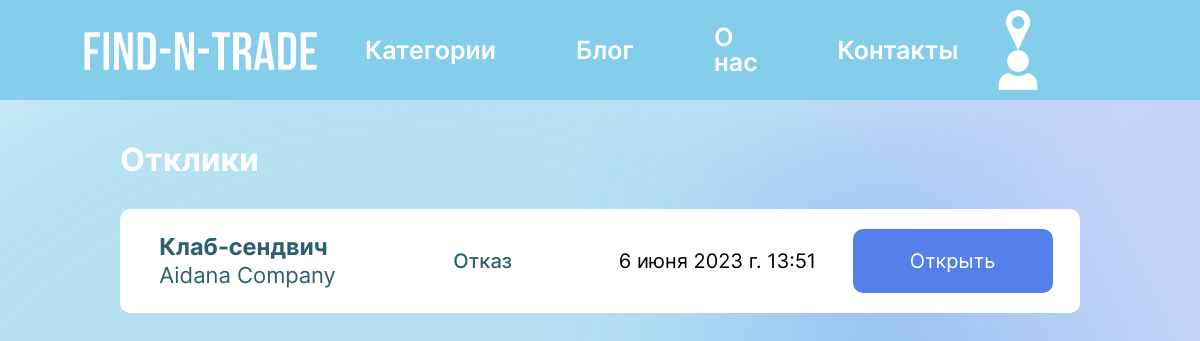
Before: /responds/ (signed in) with the older database file.
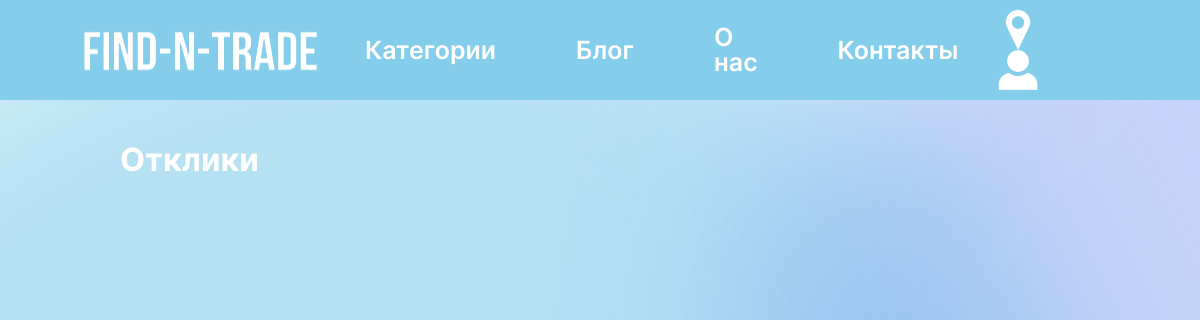
After: the same page with the newer database file.
### main/models.py (models this page shows, shortened)
class Ad(models.Model):
    user= models.ForeignKey(CustomUser, blank=False, null=False, on_delete=models.CASCADE, related_name='creator')
    title= models.CharField(max_length=50, verbose_name="Title")
    company_name= models.CharField(max_length=50, blank=True, null=True, verbose_name="Company_name")
    description= models.TextField(verbose_name="Description")
    image_link = models.ImageField(upload_to=user_image_directory_path, blank=True, null=True,
                                   verbose_name="Ad image")
    cost= models.FloatField(verbose_name="Cost")
    responders= models.ManyToManyField(Respond, blank=True, null=True)
    create_date = models.DateField(auto_now_add=True, verbose_name="Creation date")
    edit_date = models.DateField(auto_now=True, verbose_name="Edit date")
    is_active = models.BooleanField(default=True, verbose_name="Active")
    category=models.ForeignKey(Category, blank=True, null=True, on_delete=models.CASCADE)

class CustomUser(AbstractBaseUser):
    id = models.AutoField(primary_key=True, verbose_name="ID")
    email = models.EmailField(unique=True, verbose_name="Email")
    name = models.CharField(max_length=26, verbose_name="Name")
    surname = models.CharField(max_length=26, verbose_name="Surname")
    profile = models.OneToOneField(Profile, on_delete=models.CASCADE, blank=True, null=True, verbose_name="Profile")
    reset_password_token = models.UUIDField(blank=True, null=True, default=None, verbose_name="Reset password token")
    date_joined = models.DateTimeField(auto_now_add=True)
    last_login = models.DateTimeField(auto_now=True, verbose_name="Last login")
    is_admin = models.BooleanField(default=False)
    is_active = models.BooleanField(default=True)
    is_staff = models.BooleanField(default=False)
    is_superuser = models.BooleanField(default=False)
    USERNAME_FIELD = "email"
    REQUIRED_FIELDS = ["name", "surname"]
    objects = CustomUserManager()

class Profile(models.Model):
    id = models.AutoField(primary_key=True, verbose_name="ID")
    city = models.CharField(max_length=15, blank=True, null=True, verbose_name="City")
    date_of_birth = models.DateField(max_length=15, blank=True, null=True, verbose_name='Date of birth')
    company_name=models.CharField(max_length=30, blank=True, null=True, verbose_name="Company name")
    description=models.TextField(blank=True, null=True, verbose_name="Description")
    phone_number = models.CharField(max_length=15, blank=True, null=True, verbose_name="Phone number")
    role = models.CharField(max_length=200, choices=Role.choices, verbose_name="Role")
    image_link = models.ImageField(upload_to=user_profile_directory_path, blank=True, null=True,
                                   verbose_name="Profile image")

class Respond(models.Model):
    user = models.ForeignKey(CustomUser, blank=False, null=False, on_delete=models.CASCADE, related_name='Respondent')
    state = models.CharField(max_length=200, choices=RespondState.choices, verbose_name="State")
    create_date= models.DateTimeField(auto_now_add=True, verbose_name="Creation date")

### main/views.py (the view)
# urls.py: path('responds/', views.RespondsListView.as_view(), name='responds'),
class RespondsListView(ListView):
    template_name = "main/responds.html"
    model = Ad
    def get_queryset(self):
        new_context = Ad.objects.filter(
            responders__user=self.request.user,
            is_active=True
        )
        return new_context

### main/templates/main/responds.html (shortened to what this page needs)
{% extends 'main/base.html' %}
{% load static %}
{% block content %}
<html>
<head>
     <link rel="stylesheet" href="{% static 'main/css/style_imported.css' %}">
</head>
<body class="responds">
    <main>
        <div class="otkliki">
            <h1>Отклики</h1>
            <div class="notifs">
                {% for i in object_list %}
                <div class="grid-container">
                    <div class="grid-item">
                        <h3>{{i.title}}</h3>
                        <p>{{i.user.profile.company_name}}</p>
                    </div>
                    <div class="grid-item" id="onwait">
                        {% for respond in i.responders.all %}
                            {% if respond.user == request.user %}
                                {{ respond.state }}
                            {% endif %}
                        {% endfor %}
                    </div>
                    <div class="grid-item">
                        {% for respond in i.responders.all %}
                            {% if respond.user == request.user %}
                                {{ respond.create_date }}
                            {% endif %}
                        {% endfor %}
                    </div>
                    <div class="grid-item">
                        <input type="button" value="Открыть">
                    </div>
                </div>
                {% endfor %}
            </div>
        </div>
    </main>
</body>
</html>
{% endblock %}

Changed rows visible on the page:
removed Ad: title "Клаб-сендвич", user.profile.company_name "Aidana Company"
no longer on this page (row unchanged): Respond: state "Отказ", create_date "6 июня 2023 г. 13:51"
